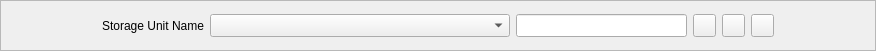
    <widget class="QFrame" name="frame_2">
     <property name="sizePolicy">
      <sizepolicy hsizetype="Ignored" vsizetype="Fixed">
       <horstretch>0</horstretch>
       <verstretch>0</verstretch>
      </sizepolicy>
     </property>
     <property name="minimumSize">
      <size>
       <width>0</width>
       <height>51</height>
      </size>
     </property>
     <property name="maximumSize">
      <size>
       <width>16777215</width>
       <height>51</height>
      </size>
     </property>
     <property name="frameShape">
      <enum>QFrame::StyledPanel</enum>
     </property>
     <property name="frameShadow">
      <enum>QFrame::Plain</enum>
     </property>
     <layout class="QGridLayout" name="gridLayout_8">
      <item row="0" column="0">
       <layout class="QHBoxLayout" name="horizontalLayout_17">
        <item>
         <layout class="QHBoxLayout" name="horizontalLayout_2">
          <item>
           <spacer name="horizontalSpacer_11">
            <property name="orientation">
             <enum>Qt::Horizontal</enum>
            </property>
            <property name="sizeHint" stdset="0">
             <size>
              <width>90</width>
              <height>20</height>
             </size>
            </property>
           </spacer>
          </item>
          <item>
           <widget class="QLabel" name="label">
            <property name="sizePolicy">
             <sizepolicy hsizetype="Expanding" vsizetype="Preferred">
              <horstretch>0</horstretch>
              <verstretch>0</verstretch>
             </sizepolicy>
            </property>
            <property name="minimumSize">
             <size>
              <width>35</width>
              <height>23</height>
             </size>
            </property>
            <property name="maximumSize">
             <size>
              <width>16777215</width>
              <height>35</height>
             </size>
            </property>
            <property name="text">
             <string>Storage Unit Name</string>
            </property>
            <property name="scaledContents">
             <bool>true</bool>
            </property>
            <property name="alignment">
             <set>Qt::AlignRight|Qt::AlignTrailing|Qt::AlignVCenter</set>
            </property>
            <property name="buddy">
             <cstring>storages_cbo</cstring>
            </property>
           </widget>
          </item>
          <item>
           <widget class="QComboBox" name="storages_cbo">
            <property name="sizePolicy">
             <sizepolicy hsizetype="Expanding" vsizetype="Fixed">
              <horstretch>0</horstretch>
              <verstretch>0</verstretch>
             </sizepolicy>
            </property>
            <property name="minimumSize">
             <size>
              <width>300</width>
              <height>23</height>
             </size>
            </property>
            <property name="maximumSize">
             <size>
              <width>300</width>
              <height>23</height>
             </size>
            </property>
            <property name="maxVisibleItems">
             <number>30</number>
            </property>
           </widget>
          </item>
         </layout>
        </item>
        <item>
         <layout class="QGridLayout" name="gridLayout_4">
          <item row="0" column="0">
           <widget class="QLineEdit" name="storage_to_find_le">
            <property name="sizePolicy">
             <sizepolicy hsizetype="Expanding" vsizetype="Fixed">
              <horstretch>0</horstretch>
              <verstretch>0</verstretch>
             </sizepolicy>
            </property>
            <property name="minimumSize">
             <size>
              <width>171</width>
              <height>23</height>
             </size>
            </property>
            <property name="maximumSize">
             <size>
              <width>171</width>
              <height>23</height>
             </size>
            </property>
            <property name="clearButtonEnabled">
             <bool>true</bool>
            </property>
           </widget>
          </item>
          <item row="0" column="1">
           <widget class="QPushButton" name="find_storage_cell_btn">
            <property name="sizePolicy">
             <sizepolicy hsizetype="Fixed" vsizetype="Fixed">
              <horstretch>0</horstretch>
              <verstretch>0</verstretch>
             </sizepolicy>
            </property>
            <property name="minimumSize">
             <size>
              <width>23</width>
              <height>23</height>
             </size>
            </property>
            <property name="maximumSize">
             <size>
              <width>23</width>
              <height>23</height>
             </size>
            </property>
            <property name="text">
             <string/>
            </property>
            <property name="icon">
             <iconset>
              <normaloff>../img/eye-svgrepo-com.svg</normaloff>../img/eye-svgrepo-com.svg</iconset>
            </property>
           </widget>
          </item>
         </layout>
        </item>
        <item>
         <layout class="QGridLayout" name="gridLayout_6">
          <item row="0" column="1">
           <widget class="QPushButton" name="zoom_out_storage_btn">
            <property name="sizePolicy">
             <sizepolicy hsizetype="Fixed" vsizetype="Fixed">
              <horstretch>0</horstretch>
              <verstretch>0</verstretch>
             </sizepolicy>
            </property>
            <property name="minimumSize">
             <size>
              <width>23</width>
              <height>23</height>
             </size>
            </property>
            <property name="maximumSize">
             <size>
              <width>23</width>
              <height>23</height>
             </size>
            </property>
            <property name="focusPolicy">
             <enum>Qt::NoFocus</enum>
            </property>
            <property name="toolTip">
             <string>Zoom Out</string>
            </property>
            <property name="toolTipDuration">
             <number>2</number>
            </property>
            <property name="text">
             <string/>
            </property>
            <property name="icon">
             <iconset>
              <normaloff>../img/zoom_out.svg</normaloff>../img/zoom_out.svg</iconset>
            </property>
           </widget>
          </item>
          <item row="0" column="0">
           <widget class="QPushButton" name="zoom_in_storage_btn">
            <property name="sizePolicy">
             <sizepolicy hsizetype="Fixed" vsizetype="Fixed">
              <horstretch>0</horstretch>
              <verstretch>0</verstretch>
             </sizepolicy>
            </property>
            <property name="minimumSize">
             <size>
              <width>23</width>
              <height>23</height>
             </size>
            </property>
            <property name="maximumSize">
             <size>
              <width>23</width>
              <height>23</height>
             </size>
            </property>
            <property name="focusPolicy">
             <enum>Qt::NoFocus</enum>
            </property>
            <property name="toolTip">
             <string>Zoom In</string>
            </property>
            <property name="toolTipDuration">
             <number>2</number>
            </property>
            <property name="text">
             <string/>
            </property>
            <property name="icon">
             <iconset>
              <normaloff>../img/zoom_in.svg</normaloff>../img/zoom_in.svg</iconset>
            </property>
           </widget>
          </item>
          <item row="0" column="2">
           <spacer name="horizontalSpacer_3">
            <property name="orientation">
             <enum>Qt::Horizontal</enum>
            </property>
            <property name="sizeHint" stdset="0">
             <size>
              <width>90</width>
              <height>20</height>
             </size>
            </property>
           </spacer>
          </item>
         </layout>
        </item>
       </layout>
      </item>
     </layout>
    </widget>
